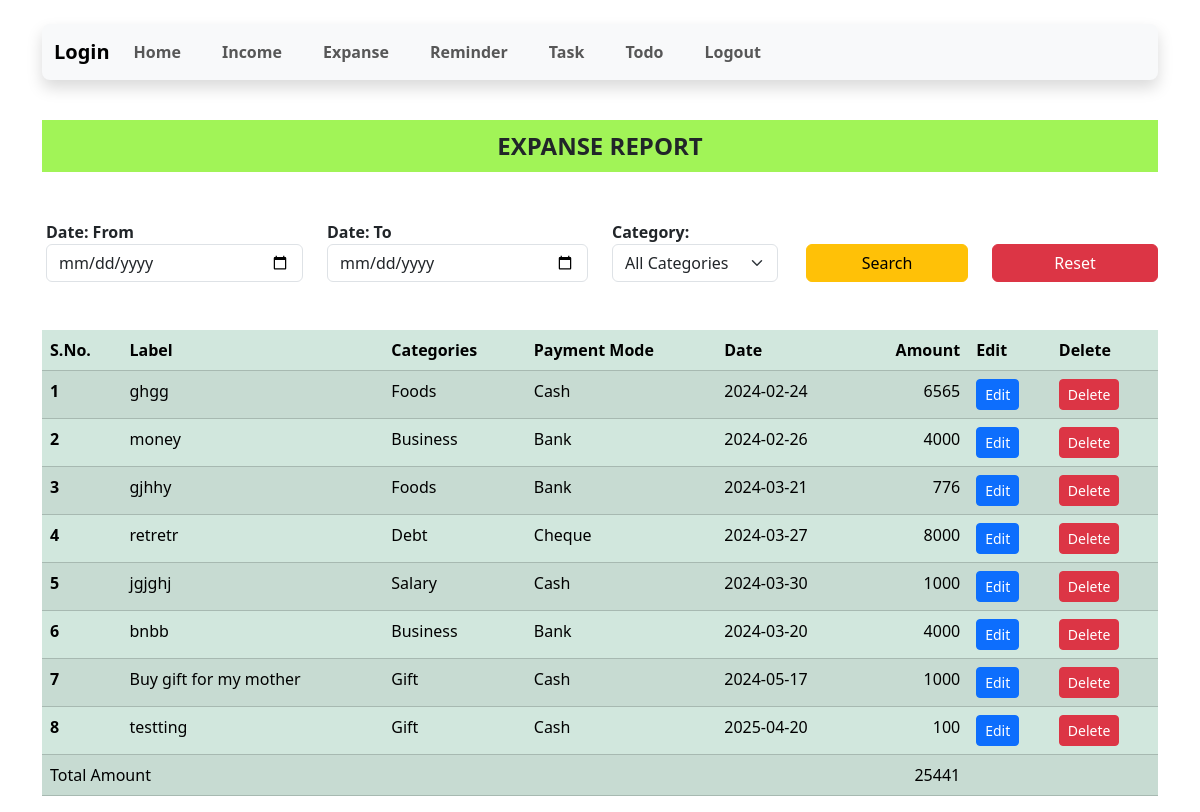
/expanse.php (signed in), run on the app's committed database.
### tables this page shows
CREATE TABLE `transactions` (
  `tansid` int(11) NOT NULL,
  `category` varchar(50) NOT NULL,
  `label` varchar(50) NOT NULL,
  `paymentMode` varchar(50) NOT NULL,
  `cdate` date NOT NULL,
  `amount` float NOT NULL,
  `type` int(11) NOT NULL
);

### expanse.php (the view, shortened to what this page needs)
<?php
include("session.php");
if (isset($_GET['fromdate']))
    $fromdate = $_GET['fromdate'];
else
    $fromdate = "";
if (isset($_GET['todate']))
    $todate = $_GET['todate'];
else
    $todate = "";
$cond = " where type = 0 ";
?>
<!doctype html>
<html lang="en">
<head>
    <link href="https://cdn.jsdelivr.net/npm/bootstrap@5.3.2/dist/css/bootstrap.min.css" rel="stylesheet">
</head>
<body>
    <?php include("header.php"); ?>
    <div class="container">
        <div class="row">
            <div class="col-12">
                <div class="my-3">
                    <nav class="navbar fw-bold justify-content-center mb-5 fs-4" style="background-color: hsl(92, 88%, 65%);">
                        EXPANSE REPORT
                    </nav>
                    <form id="myForm" class="row g-3" action="" method="get">
                        <div class="form-group mt-3 mb-2">
                            <div class="row">
                                <div class="col-lg-3 col-sm-3 ps-3">
                                    <label class="fw-bolder" for="datepicker">Date: From</label>
                                    <input type="date" class="form-control " id="fromdate" name="fromdate" value="<?php echo $fromdate; ?>">
                                </div>
                                <div class="col-lg-3 col-sm-3">
                                    <label class="fw-bolder " for="datepicker">Date: To</label>
                                    <input type="date" class="form-control " id="todate" name="todate" value="<?php echo $todate; ?>">
                                </div>
                                <div class="col-lg-2 col-sm-2 ">
                                    <label class="fw-bolder" for="category">Category:</label>
                                    <select class="form-select" id="category" name="category" aria-label="Default select example">
                                        <option value="" selected>All Categories</option>
                                    </select>
                                </div>
                                <div class="col-lg-2 col-sm-2 mt-4 mb-4 ps-3">
                                    <input type="submit" class="btn btn-warning w-100" value="Search">
                                </div>
                                <div class="col-lg-2 col-sm-2 mt-4 mb-4">
                                    <a class="btn btn-danger w-100" href="expanse.php">Reset</a>
                                </div>
                            </div>
                        </div>
                    </form>
                    <table class="table table-success table-striped my-3 ps-3">
                        <tbody>
                            <thead>
                                <tr>
                                    <th scope="col">S.No.</th>
                                    <th scope="col">Label</th>
                                    <th scope="col">Categories</th>
                                    <th scope="col">Payment Mode</th>
                                    <th scope="col">Date</th>
                                    <th scope="col" class='text-end'>Amount</th>
                                    <th scope="col">Edit</th>
                                    <th scope="col">Delete</th>
                                </tr>
                            </thead>
                        </tbody>
                        <?php
                        $sql = "SELECT * FROM `transactions` $cond";
                        $result = mysqli_query($conn, $sql);
                        $tansid = 0;
                        $nettotal = 0;
                        while ($row = mysqli_fetch_assoc($result)) {
                            $tansid = $tansid + 1;
                            $nettotal += $row["amount"];
                            echo " <tr>
                        <th scope='row'>" . $tansid . "</th>
                        <td>" . $row["label"] . "</td>
                        <td>" . $row["category"] . "</td>
                        <td>" . $row["paymentMode"] . "</td>
                        <td>" . $row["cdate"] . "</td>
                        <td class='text-end'>" . $row["amount"] . "</td>
                        <td><a href='home.php?tansid=$row[tansid]' class='btn btn-sm btn-primary'>Edit</a></td>
                         <td><a class='btn btn-sm btn-danger' onclick='delete_record($row[tansid]);'>Delete</a></td>
                        </tr>";
                        }
                        ?>
                        <tr>
                            <td colspan="5">Total Amount</td>
                            <td class="text-end"><?php echo $nettotal; ?></td>
                            <td></td>
                            <td></td>
                        </tr>
                    </table>
                </div>
            </div>
        </div>
    </div>
</body>
</html>

### data on the page
transactions: label "ghgg", category "Foods", paymentMode "Cash", cdate "2024-02-24", amount "6565"
transactions: label "money", category "Business", paymentMode "Bank", cdate "2024-02-26", amount "4000"
transactions: label "gjhhy", category "Foods", paymentMode "Bank", cdate "2024-03-21", amount "776"
transactions: label "retretr", category "Debt", paymentMode "Cheque", cdate "2024-03-27", amount "8000"
transactions: label "jgjghj", category "Salary", paymentMode "Cash", cdate "2024-03-30", amount "1000"
transactions: label "bnbb", category "Business", paymentMode "Bank", cdate "2024-03-20", amount "4000"
transactions: label "Buy gift for my mother", category "Gift", paymentMode "Cash", cdate "2024-05-17", amount "1000"
transactions: label "testting", category "Gift", paymentMode "Cash", cdate "2025-04-20", amount "100"

### other printed values
$nettotal "25441"
